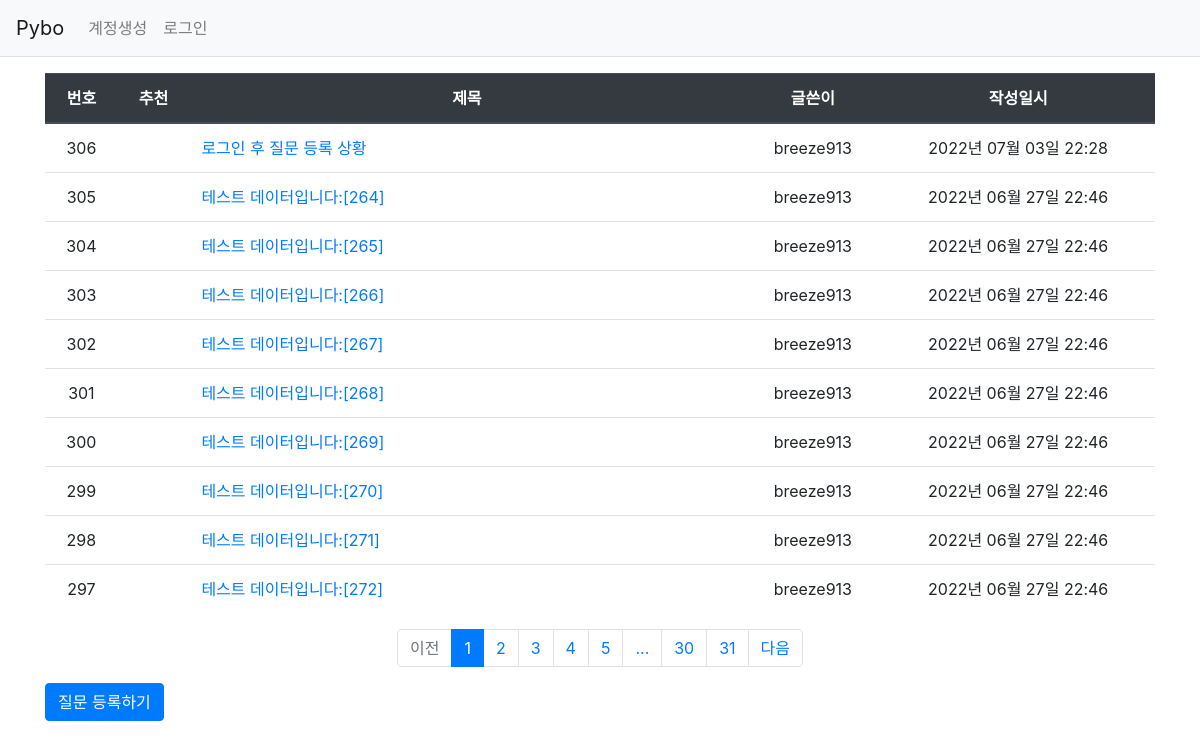
/question/list/, run on an earlier commit of the app's database.
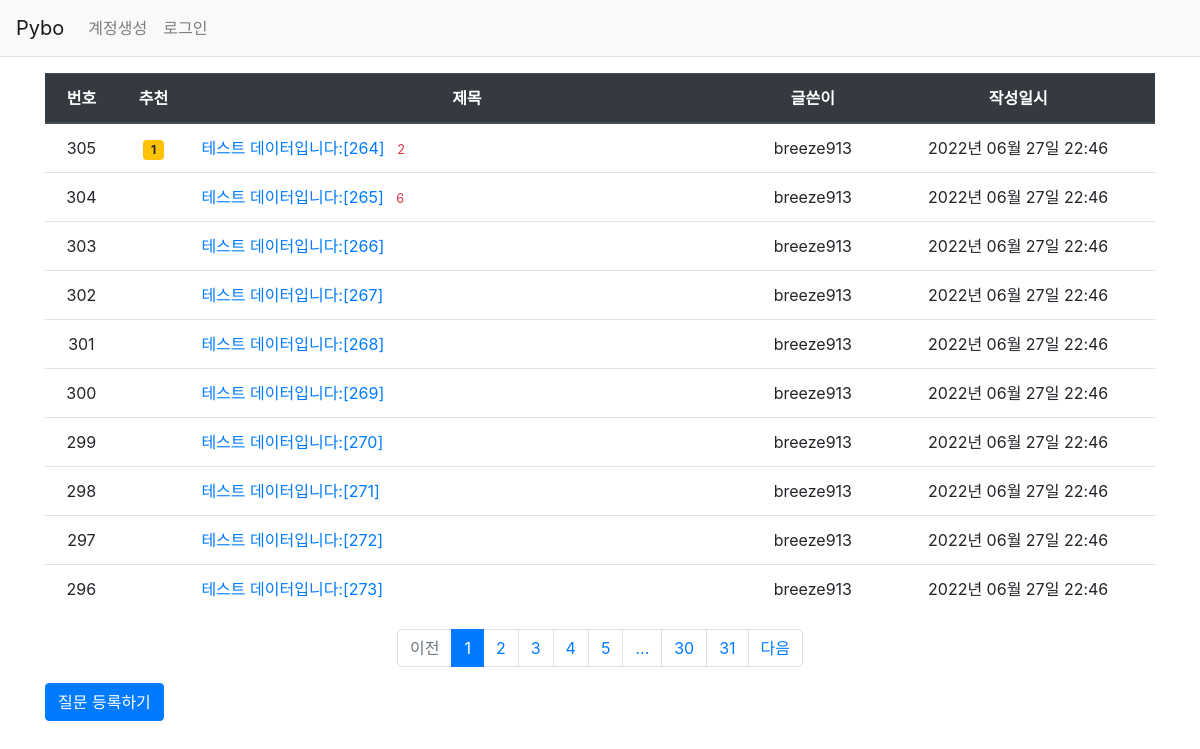
And on a later commit of the database.
### pybo/models.py (models this page shows)
class Question(db.Model):
    id = db.Column(db.Integer, primary_key=True)
    subject = db.Column(db.String(200), nullable=False)
    content = db.Column(db.Text(), nullable=False)
    create_date = db.Column(db.DateTime(), nullable=False)
    user_id = db.Column(db.Integer, db.ForeignKey(
        'user.id', ondelete='CASCADE'), nullable=False)
    user = db.relationship('User', backref=db.backref('question_set'))
    modify_date = db.Column(db.DateTime(), nullable=True)
    voter = db.relationship('User', secondary=question_voter, backref=db.backref('question_voter_set'))

class User(db.Model):
    id = db.Column(db.Integer, primary_key=True)
    username = db.Column(db.String(150), unique=True, nullable=False)
    password = db.Column(db.String(200), nullable=False)
    email = db.Column(db.String(120), unique=True, nullable=False)

### pybo/views/question_views.py (the view)
@bp.route('/list/')
def _list():
    page = request.args.get('page', type=int, default=1) # 페이지
    question_list = Question.query.order_by(Question.create_date.desc())
    question_list = question_list.paginate(page, per_page=10)
    return render_template('question/question_list.html',
                           question_list=question_list)

### pybo/filter.py (called while the page is built)
def format_datetime(value, fmt="%Y년 %m월 %d일 %H:%M"):
    return value.strftime(fmt)

### pybo/views/auth_views.py (called while the page is built)
@bp.before_app_request
def load_logged_in_user():
    user_id = session.get('user_id')
    if user_id is None:
        g.user = None
    else:
        g.user = User.query.get(user_id)

### pybo/templates/question/question_list.html
{% extends 'base.html' %}
{% block content %}
<div class="container my-3">
    <table class="table">
        <thead>
        <tr class="text-center thead-dark">
            <th>번호</th>
            <th>추천</th>
            <th style="width:50%">제목</th>
            <th>글쓴이</th>
            <th>작성일시</th>
        </tr>
        </thead>
        <tbody>
        {% if question_list %}
        {% for question in question_list.items %}
        <tr class="text-center">
            <td>{{ question_list.total - ((question_list.page-1)*question_list.per_page) -loop.index0 }}</td>
            <td>
                {% if question.voter|length > 0 %}
                    <span class="badge badge-warning px-2 py-1">{{question.voter|length}}</span>
                {% endif %}
            </td>
            <td class="text-left">
                <a href="{{ url_for('question.detail', question_id=question.id) }}">{{ question.subject }}</a>
                {% if question.answer_set|length > 0 %}
                    <span class="text-danger small ml-2">{{question.answer_set|length}}</span>
                {% endif %}
            </td>
            <td>{{ question.user.username }}</td>
            <td>{{ question.create_date |datetime }}</td>
        </tr>
        {% endfor %}
        {% else %}
        <tr>
            <td colspan="3">질문이 없습니다.</td>
        </tr>
        {% endif %}
        </tbody>
    </table>
    <ul class="pagination justify-content-center">
        {% if question_list.has_prev %}
        <li class="page-item">
            <a class="page-link" href="?page={{question_list.prev_num}}">이전</a>
        </li>
        {% else %}
        <li class="page-item disabled">
            <a class="page-link" tabindex="-1" aria-disabled="true" href="#">이전</a>
        </li>
        {% endif %}
        {% for page_num in question_list.iter_pages() %}
            {% if page_num %}
                {% if page_num != question_list.page %}
                <li class="page-item">
                    <a class="page-link" href="?page={{page_num}}">{{page_num}}</a>
                </li>
                {% else %}
                <li class="page-item active" aria-current="page">
                    <a class="page-link" href="#">{{page_num}}</a>
                </li>
                {% endif %}
            {% else %}
                <li class="disabled">
                    <a class="page-link" href="#">...</a>
                </li>
            {% endif %}
        {% endfor %}
        {% if question_list.has_next %}
        <li class="page-item">
            <a class="page-link" href="?page={{question_list.next_num}}">다음</a>
        </li>
        {% else %}
        <li class="page-item disabled">
            <a class="page-link" tabindex="-1" aria-disabled="true" href="#">다음</a>
        </li>
        {% endif %}
    </ul>
    <a href="{{ url_for('question.create') }}" class="btn btn-primary">질문 등록하기</a>
</div>
{% endblock %}

What changed in the data, as far as the page shows it:
removed Question: total "306", subject "로그인 후 질문 등록 상황", user.username "breeze913", create_date "2022년 07월 03일 22:28"
shown differently, row unchanged: Question "테스트 데이터입니다:[264]": voter|length (not shown) → "1"; answer_set|length (not shown) → "2"
shown differently, row unchanged: Question "테스트 데이터입니다:[265]": answer_set|length (not shown) → "6"
now on this page (row unchanged): Question: total "296", subject "테스트 데이터입니다:[273]", user.username "breeze913", create_date "2022년 06월 27일 22:46"
